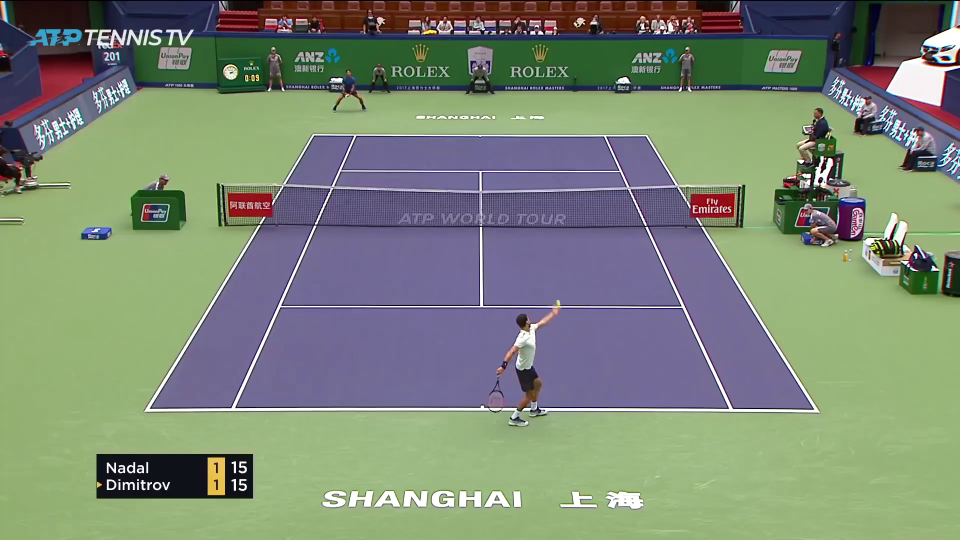
#> input picture frame 9 of video_input_2.mp4, 1920 x 1080 px (shown at 1/2 size)
$ python ball_detection_3.py
#> lines starting #> are read from the running program, lines starting #| are printed output that depends on the picture; after the words box and inside, x2 and y2 are one past the last pixel; in counts of white or black regions, pixels touching at a corner belong together
import cv2
import numpy as np
from math import *
import time

cap = cv2.VideoCapture('video_input_2.mp4')
fourcc = cv2.VideoWriter_fourcc('M', 'J', 'P', 'G')
writer = cv2.VideoWriter('output.avi', fourcc, 30.0, (1280, 720))

# ball tracking class
class CBall:
    ballPosition = {'x': 0, 'y': 0, 'r': 0}
    distance = 0.0

    countFit = 0

    distanceThreshold = 15
    repeatThreshold = 3

    def setPos(self, x, y, r):
        newDistance = sqrt(pow(x, 2) + pow(y, 2))
        if abs(self.distance - newDistance) < self.distanceThreshold:
            self.countFit += 1
            print('addFit')
        else:
            self.countFit = 0
            print('resetFit')

        # update position
        self.distance = newDistance
        self.ballPosition['x'], self.ballPosition['y'], self.ballPosition['r'] = x, y, r

        # is over limit
        if self.countFit > self.repeatThreshold:
            return True
        else:
            return False


ball = CBall()

tracker = None

while (True):
    ret, frame = cap.read()
#> frame is the input picture: shape (1080, 1920, 3); mean B, G, R 118, 136.2, 124.8

    if ret:
        startTime = time.time()

        scale = 0.5

        inputImg = cv2.resize(frame, (0, 0), fx=scale, fy=scale)

        HSVImg = cv2.cvtColor(inputImg, cv2.COLOR_RGB2HSV)
#> HSVImg: shape (540, 960, 3); mean H, S, V 98.8, 87.3, 152.3

        thresholdImg = cv2.inRange(HSVImg[:, :, 0], 104, 112)
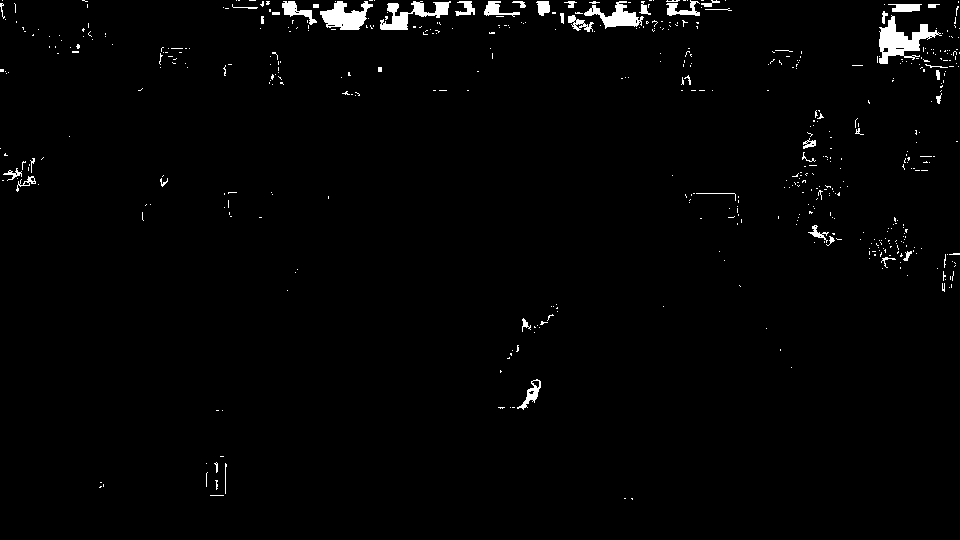
#> thresholdImg: shape (540, 960); 1.6% white; 527 white regions (482 under 20 px), largest, box (x1, y1, x2, y2) and area: (879, 15, 942, 64) 1216, (320, 1, 373, 30) 881, (380, 1, 451, 30) 821

        blurImg = cv2.blur(thresholdImg, (7, 7))

        circles = cv2.HoughCircles(blurImg, cv2.HOUGH_GRADIENT, 1, 100, param1=100, param2=40)
#> circles = None
        #circles = cv.HoughCircles(blurFrame, cv.HOUGH_GRADIENT, 0.8, 100,
        #                     param1=100, param2=30, minRadius=10, maxRadius=70)
        print(circles)
#| None

        blurImg = cv2.cvtColor(blurImg, cv2.COLOR_GRAY2BGR)
#> blurImg: shape (540, 960, 3)

        # draw circles
        if circles is not None:
            for (x, y, r) in circles[0, :]:
                if ball.setPos(x, y, r):
                    print(x,y)
                    # update tracker
                    del tracker
                    tracker = cv2.TrackerKCF_create()
                    ok = tracker.init(inputImg, (int(x - r), int(y - r), int(r * 2), int(r * 2)))

                    cv2.rectangle(HSVImg, (int(x - r), int(y - r)), (int(x + r), int(y + r)),
                                  (200, 200, 200), 5, 1)

                cv2.circle(blurImg, (x, y), r, (200, 200, 200), 5)

        # if not ballFit:
        if tracker:
            ok, roi = tracker.update(inputImg)
            tracker.clear()
            if ok:
                p1 = (int(roi[0]), int(roi[1]))
                p2 = (int(roi[0]) + int(roi[2]), int(roi[1]) + int(roi[3]))
                cv2.rectangle(inputImg, p1, p2, (0, 200, 200), 5, 1)

        # hsvv = HSVImg[:, :, 0]
        h, s, v = cv2.split(HSVImg)
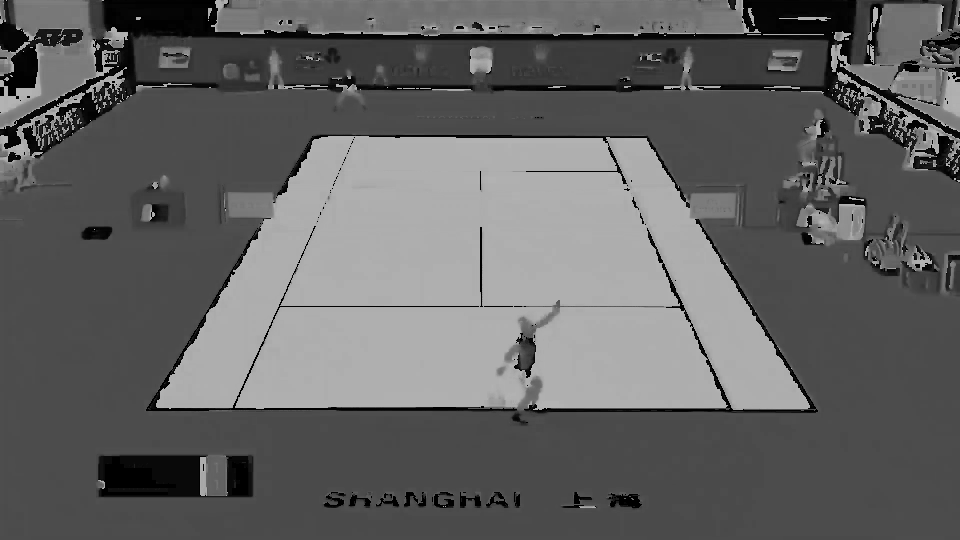
#> h: shape (540, 960); min 0, max 179, mean 98.8
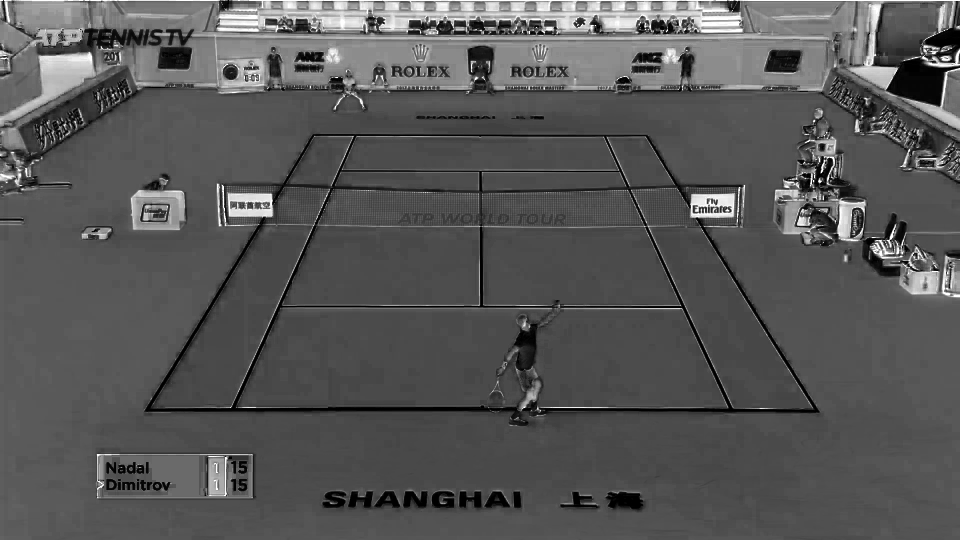
#> s: shape (540, 960); min 0, max 255, mean 87.3
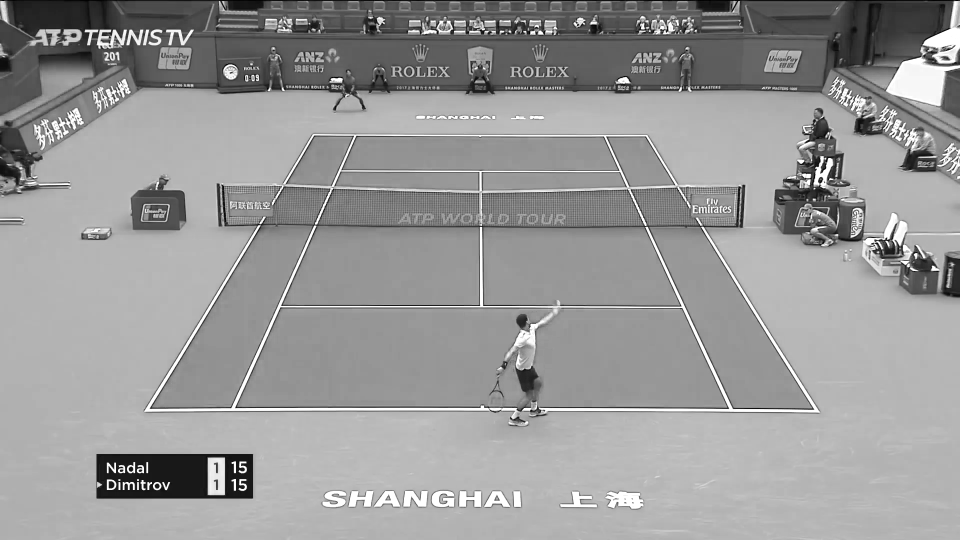
#> v: shape (540, 960); min 1, max 255, mean 152.3
        hsvvn = cv2.cvtColor(h, cv2.COLOR_GRAY2BGR)

        imccn1 = np.concatenate((inputImg, HSVImg), axis=1)
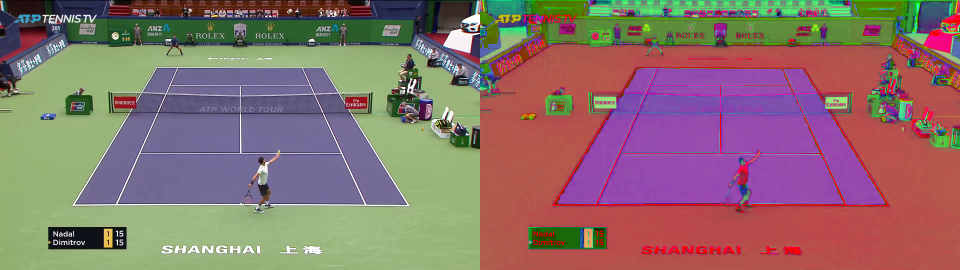
#> imccn1: shape (540, 1920, 3) (shown at 1/2 size); mean B, G, R 108.4, 111.8, 138.6
        imccn2 = np.concatenate((hsvvn, blurImg), axis=1)
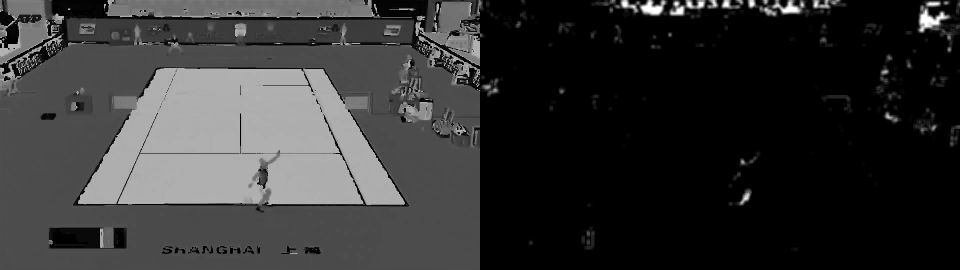
#> imccn2: shape (540, 1920, 3) (shown at 1/2 size); min 0, max 255, mean 51.5
        imccn3 = np.concatenate((imccn1, imccn2), axis=0)
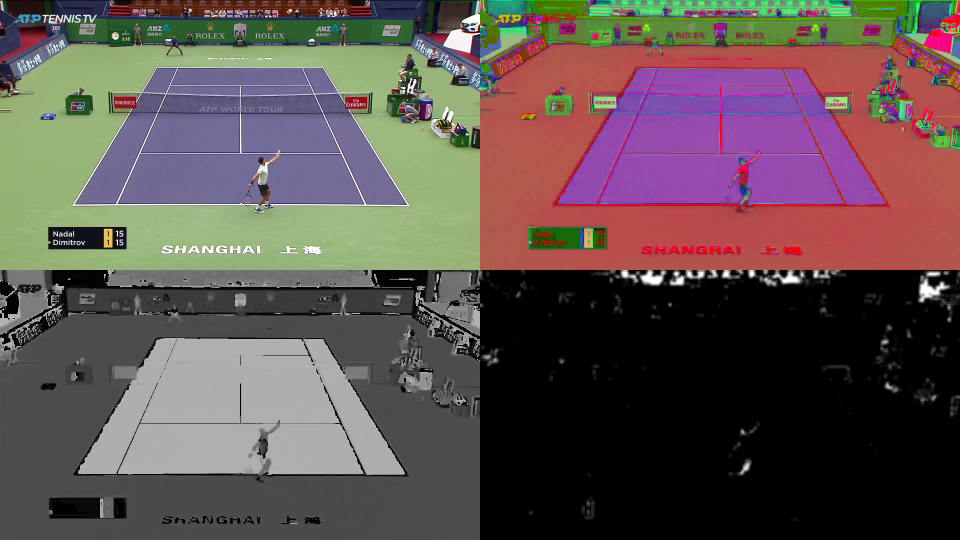
#> imccn3: shape (1080, 1920, 3) (shown at 1/2 size); mean B, G, R 80, 81.6, 95

        cv2.imshow('imgOut', imccn3)

        writer.write(imccn3)
        cv2.waitKey(1)

        endTime = time.time()
        #print('time:', endTime - startTime)

    else:
        break

cap.release()
writer.release()

$ run again, starting later in the video
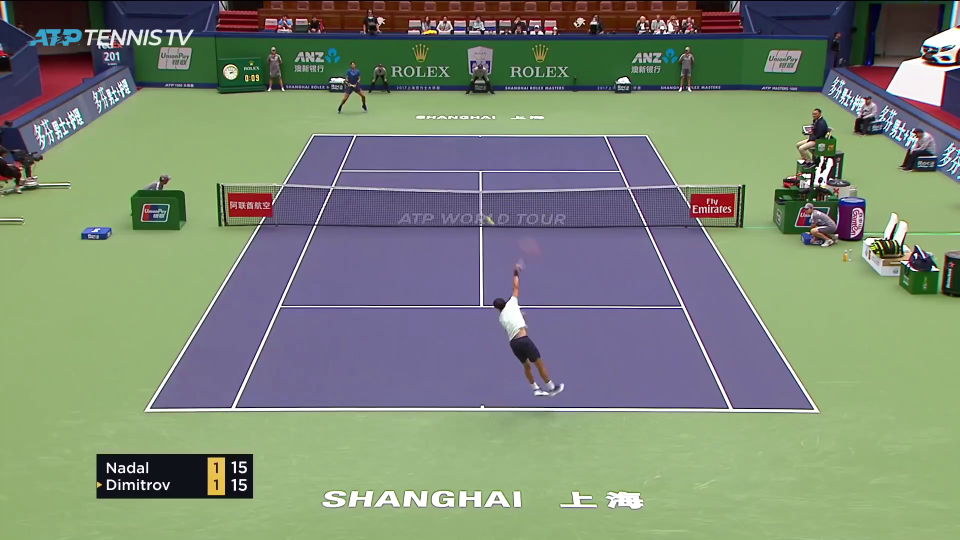
#> input picture frame 41 of video_input_2.mp4, 1920 x 1080 px (shown at 1/2 size)
#> frame is the input picture: shape (1080, 1920, 3); mean B, G, R 118.1, 136.3, 124.8
#> HSVImg: shape (540, 960, 3); mean H, S, V 98.7, 87.3, 152.3
#> `thresholdImg = cv2.inRange(HSVImg[:, :, 0], 104, 112)`:
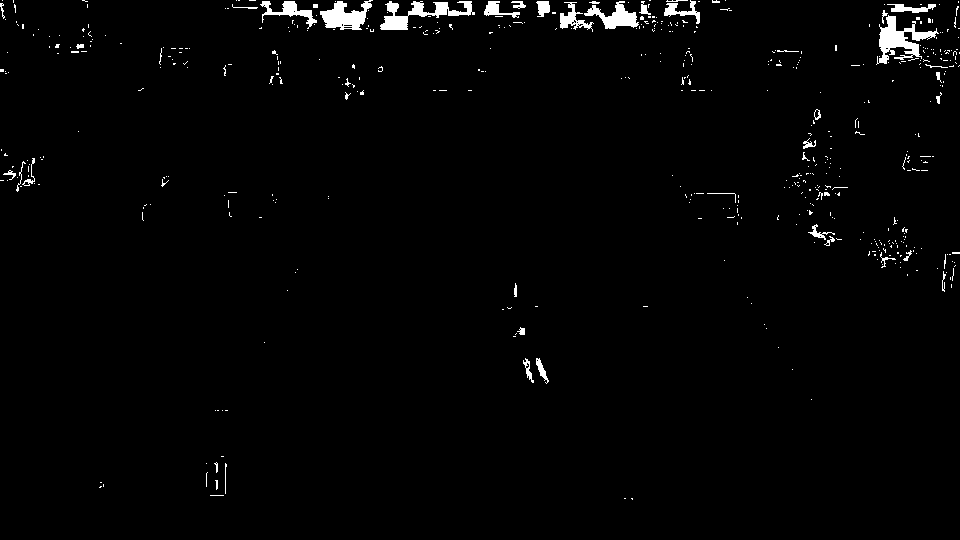
#> thresholdImg: shape (540, 960); 1.7% white; 521 white regions (476 under 20 px), largest, box (x1, y1, x2, y2) and area: (876, 15, 939, 65) 1183, (380, 1, 475, 30) 1037, (320, 0, 373, 30) 882
#> circles = None
#| None
#> `imccn3 = np.concatenate((imccn1, imccn2), axis=0)`:
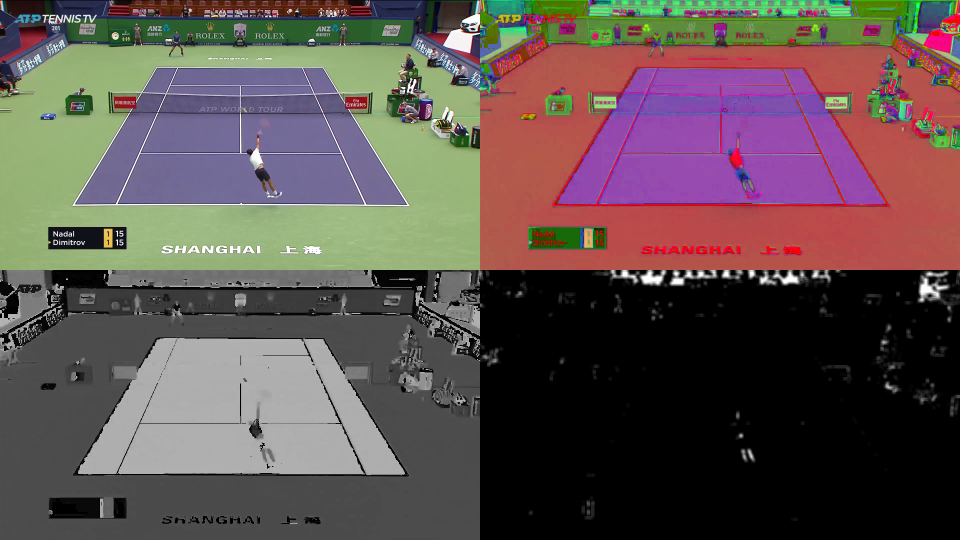
#> imccn3: shape (1080, 1920, 3) (shown at 1/2 size); mean B, G, R 80, 81.7, 95.1

$ run again, starting later in the video
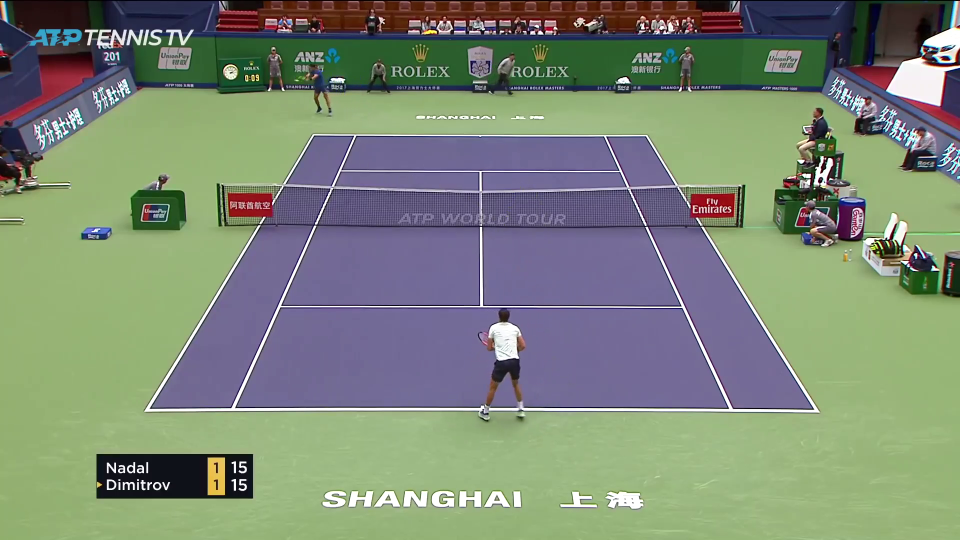
#> input picture frame 74 of video_input_2.mp4, 1920 x 1080 px (shown at 1/2 size)
#> frame is the input picture: shape (1080, 1920, 3); mean B, G, R 118.1, 136.2, 124.8
#> HSVImg: shape (540, 960, 3); mean H, S, V 98.6, 87.4, 152.3
#> `thresholdImg = cv2.inRange(HSVImg[:, :, 0], 104, 112)`:
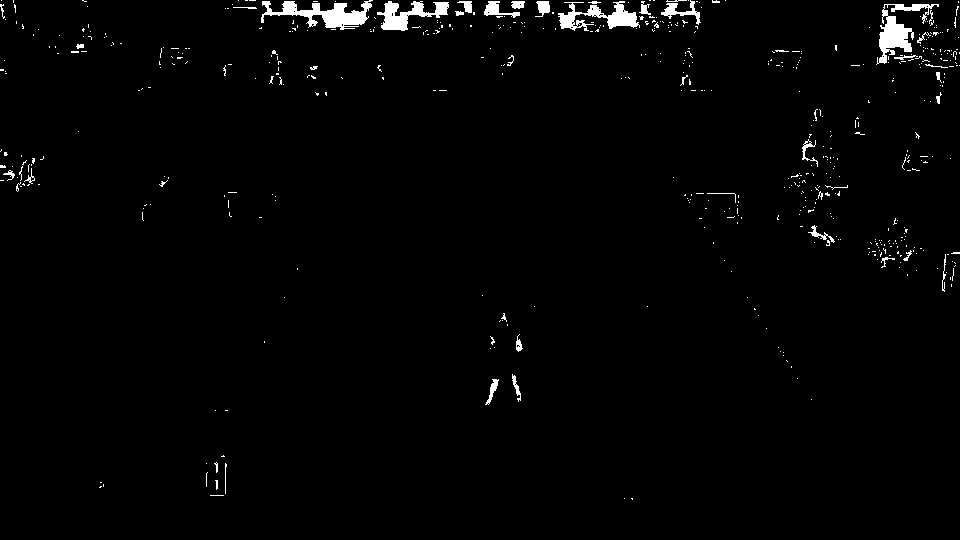
#> thresholdImg: shape (540, 960); 1.7% white; 554 white regions (509 under 20 px), largest, box (x1, y1, x2, y2) and area: (261, 0, 373, 30) 1436, (876, 4, 939, 65) 1238, (558, 1, 640, 31) 1046
#> circles = None
#| None
#> `imccn3 = np.concatenate((imccn1, imccn2), axis=0)`:
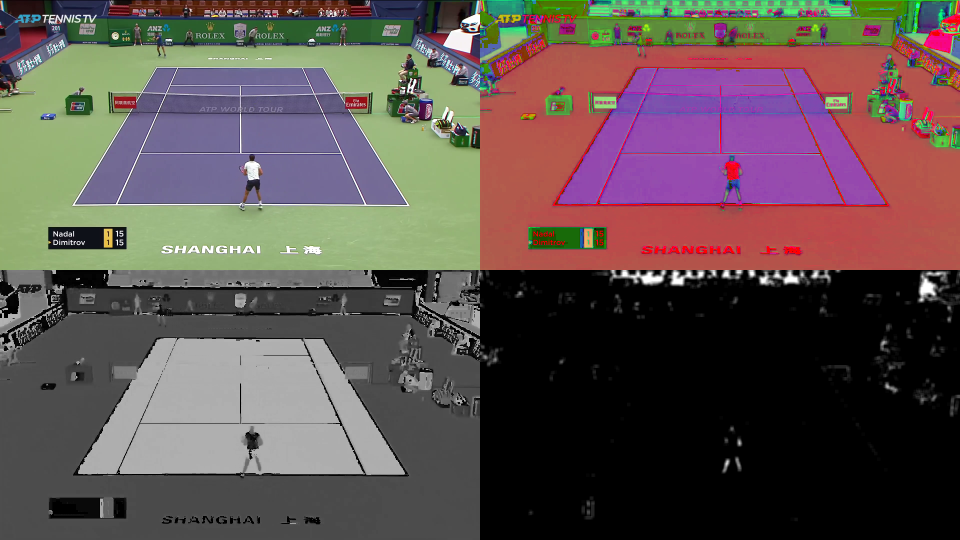
#> imccn3: shape (1080, 1920, 3) (shown at 1/2 size); mean B, G, R 79.9, 81.6, 95
